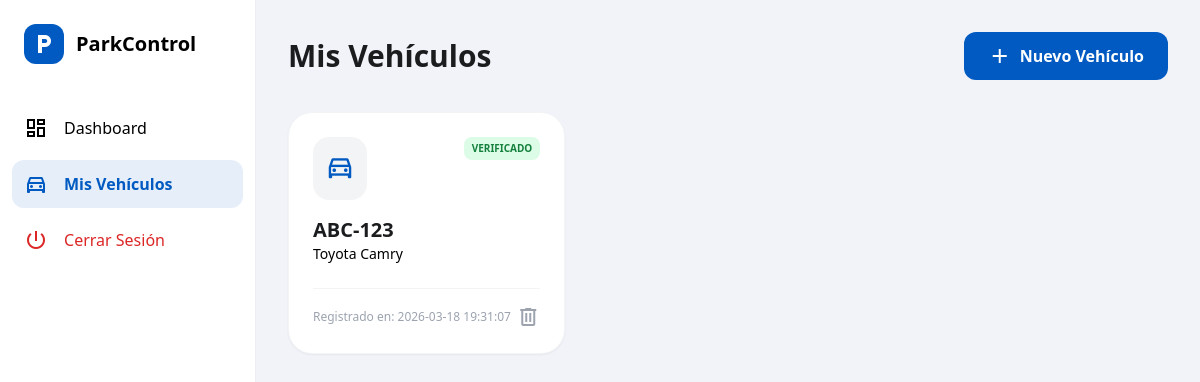
The app's page /vehiculos.php (signed in) with its own data.
### tables this page shows
CREATE TABLE `vehiculos` (
  `id` int(11) NOT NULL,
  `placa` varchar(20) NOT NULL,
  `marca` varchar(50) DEFAULT NULL,
  `modelo` varchar(50) DEFAULT NULL,
  `fecha_registro` timestamp NOT NULL DEFAULT current_timestamp()
);

### vehiculos.php (the view, shortened to what this page needs)
<?php
require_once 'functions.php';
$res_vehiculos = $mysqli->query("SELECT * FROM vehiculos ORDER BY id DESC");
?>
<!doctype html>
<html class="light" lang="es">
<head>
    <script src="https://cdn.tailwindcss.com?plugins=forms,container-queries"></script>
</head>
<body class="bg-surface-dim min-h-screen">
    <div class="flex">
        <aside class="w-20 lg:w-64 bg-white min-h-screen border-r border-outline-variant/30 flex flex-col">
            <div class="p-6 flex items-center gap-3">
                <div class="bg-primary w-10 h-10 rounded-xl flex items-center justify-center text-white">
                    <span class="material-symbols-outlined">local_parking</span>
                </div>
                <span class="font-bold text-xl hidden lg:block">ParkControl</span>
            </div>
            <nav class="flex-1 mt-4 px-3 space-y-2">
                <a href="menu.php" class="flex items-center gap-4 p-3 text-on-surface-variant hover:bg-gray-100 rounded-xl">
                    <span class="material-symbols-outlined">dashboard</span>
                    <span class="hidden lg:block">Dashboard</span>
                </a>
                <a href="vehiculos.php" class="flex items-center gap-4 p-3 bg-primary/10 text-primary rounded-xl font-semibold">
                    <span class="material-symbols-outlined">directions_car</span>
                    <span class="hidden lg:block">Mis Vehículos</span>
                </a>
                <a href="logout.php" class="flex items-center gap-4 p-3 text-red-600 hover:bg-red-50 rounded-xl mt-10">
                    <span class="material-symbols-outlined">power_settings_new</span>
                    <span class="hidden lg:block">Cerrar Sesión</span>
                </a>
            </nav>
        </aside>
        <main class="flex-1 p-8">
            <header class="flex justify-between items-center mb-8">
                <h1 class="text-3xl font-bold text-on-surface">Mis Vehículos</h1>
                <button class="bg-primary text-white px-6 py-3 rounded-xl font-bold flex items-center gap-2 hover:bg-blue-700 transition-all">
                    <span class="material-symbols-outlined">add</span>
                    Nuevo Vehículo
                </button>
            </header>
            <div class="grid grid-cols-1 md:grid-cols-2 lg:grid-cols-3 gap-6">
                <?php if ($res_vehiculos && $res_vehiculos->num_rows > 0): ?>
                    <?php while($carro = $res_vehiculos->fetch_assoc()): ?>
                        <div class="bg-white p-6 rounded-3xl shadow-sm border border-outline-variant/20 relative overflow-hidden">
                            <div class="flex justify-between items-start mb-4">
                                <div class="p-3 bg-gray-100 rounded-2xl text-primary">
                                    <span class="material-symbols-outlined text-3xl">directions_car</span>
                                </div>
                                <span class="bg-green-100 text-green-700 text-[10px] font-bold px-2 py-1 rounded-lg uppercase">Verificado</span>
                            </div>
                            <h3 class="text-xl font-bold text-on-surface"><?php echo $carro['placa']; ?></h3>
                            <p class="text-on-surface-variant text-sm"><?php echo $carro['marca'] . " " . $carro['modelo']; ?></p>
                            <div class="mt-6 pt-4 border-t border-gray-100 flex justify-between items-center">
                                <span class="text-xs text-gray-400">Registrado en: <?php echo $carro['fecha_registro']; ?></span>
                                <span class="material-symbols-outlined text-gray-400 hover:text-red-500 cursor-pointer">delete</span>
                            </div>
                        </div>
                    <?php endwhile; ?>
                <?php endif; ?>
            </div>
        </main>
    </div>
</body>
</html>

### records on screen
vehiculos: placa "ABC-123", marca "Toyota", modelo "Camry", fecha_registro "2026-03-18 19:31:07"
